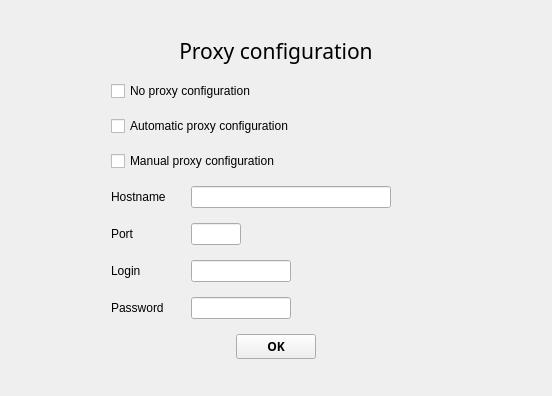
<?xml version="1.0" encoding="UTF-8"?>
<ui version="4.0">
 <class>Proxy</class>
 <widget class="QWidget" name="Proxy">
  <property name="geometry">
   <rect>
    <x>0</x>
    <y>0</y>
    <width>552</width>
    <height>396</height>
   </rect>
  </property>
  <property name="windowTitle">
   <string/>
  </property>
  <layout class="QVBoxLayout" name="verticalLayout_2">
   <item>
    <layout class="QVBoxLayout" name="verticalLayout">
     <property name="spacing">
      <number>15</number>
     </property>
     <property name="leftMargin">
      <number>100</number>
     </property>
     <property name="rightMargin">
      <number>100</number>
     </property>
     <item>
      <spacer name="verticalSpacer">
       <property name="orientation">
        <enum>Qt::Vertical</enum>
       </property>
       <property name="sizeHint" stdset="0">
        <size>
         <width>20</width>
         <height>40</height>
        </size>
       </property>
      </spacer>
     </item>
     <item>
      <widget class="QLabel" name="labelProxyConfiguration">
       <property name="font">
        <font>
         <family>Segoe UI Semibold</family>
         <pointsize>16</pointsize>
         <weight>50</weight>
         <bold>false</bold>
        </font>
       </property>
       <property name="styleSheet">
        <string notr="true">color: @color-text-on-background ;</string>
       </property>
       <property name="text">
        <string>Proxy configuration</string>
       </property>
       <property name="alignment">
        <set>Qt::AlignCenter</set>
       </property>
      </widget>
     </item>
     <item>
      <widget class="QCheckBox" name="checkBoxProxy">
       <property name="styleSheet">
        <string notr="true">QCheckBox{
	color : @color-text-gray;
}

QCheckBox::indicator {
    border: 1px solid @color-text-gray;
    background: none;
}

QCheckBox::indicator:hover {
	background: @color-button-background;
}

QCheckBox::indicator:checked{
	background: @color-button-background;
}</string>
       </property>
       <property name="text">
        <string>No proxy configuration</string>
       </property>
      </widget>
     </item>
     <item>
      <widget class="QCheckBox" name="checkBoxProxyAuto">
       <property name="font">
        <font>
         <family>Segoe UI</family>
        </font>
       </property>
       <property name="styleSheet">
        <string notr="true">QCheckBox{
	color : @color-text-gray;
}

QCheckBox::indicator {
    border: 1px solid @color-text-gray;
    background: none;
}

QCheckBox::indicator:hover {
	background: @color-button-background;
}

QCheckBox::indicator:checked{
	background: @color-button-background;
}</string>
       </property>
       <property name="text">
        <string>Automatic proxy configuration</string>
       </property>
       <property name="checked">
        <bool>false</bool>
       </property>
      </widget>
     </item>
     <item>
      <widget class="QCheckBox" name="checkBoxProxyManual">
       <property name="styleSheet">
        <string notr="true">QCheckBox{
	color : @color-text-gray;
}

QCheckBox::indicator {
    border: 1px solid @color-text-gray;
    background: none;
}

QCheckBox::indicator:hover {
	background: @color-button-background;
}

QCheckBox::indicator:checked{
	background: @color-button-background;
}</string>
       </property>
       <property name="text">
        <string>Manual proxy configuration</string>
       </property>
      </widget>
     </item>
     <item>
      <layout class="QHBoxLayout" name="horizontalLayoutHostname">
       <item>
        <widget class="QLabel" name="labelHostname">
         <property name="minimumSize">
          <size>
           <width>65</width>
           <height>0</height>
          </size>
         </property>
         <property name="styleSheet">
          <string notr="true">QLabel{
	color : @color-text-gray;
}
QLabel::disabled{
	color : @color-disabled;
}
</string>
         </property>
         <property name="text">
          <string>Hostname</string>
         </property>
        </widget>
       </item>
       <item>
        <widget class="QLineEdit" name="lineEditHostname">
         <property name="enabled">
          <bool>true</bool>
         </property>
         <property name="minimumSize">
          <size>
           <width>200</width>
           <height>0</height>
          </size>
         </property>
         <property name="styleSheet">
          <string notr="true">QLineEdit{
	border-radius: 3px;
	border: 1px solid @color-text-gray;
	background : transparent;
	padding : 4px 10px 4px 10px;
	color: @color-text-on-background;
}
QLineEdit::disabled{
	border-radius: 3px;
	border: 1px solid @color-disabled;
	background : transparent;
	padding : 4px 10px 4px 10px;
	color: @color-disabled;
}</string>
         </property>
        </widget>
       </item>
       <item>
        <spacer name="horizontalSpacerHostname">
         <property name="orientation">
          <enum>Qt::Horizontal</enum>
         </property>
         <property name="sizeHint" stdset="0">
          <size>
           <width>40</width>
           <height>20</height>
          </size>
         </property>
        </spacer>
       </item>
      </layout>
     </item>
     <item>
      <layout class="QHBoxLayout" name="horizontalLayoutPort">
       <item>
        <widget class="QLabel" name="labelPort">
         <property name="minimumSize">
          <size>
           <width>65</width>
           <height>0</height>
          </size>
         </property>
         <property name="styleSheet">
          <string notr="true">QLabel{
	color : @color-text-gray;
}
QLabel::disabled{
	color : @color-disabled;
}</string>
         </property>
         <property name="text">
          <string>Port</string>
         </property>
        </widget>
       </item>
       <item>
        <widget class="QLineEdit" name="lineEditPort">
         <property name="minimumSize">
          <size>
           <width>50</width>
           <height>0</height>
          </size>
         </property>
         <property name="maximumSize">
          <size>
           <width>50</width>
           <height>16777215</height>
          </size>
         </property>
         <property name="styleSheet">
          <string notr="true">QLineEdit{
	border-radius: 3px;
	border: 1px solid @color-text-gray;
	background : transparent;
	padding : 4px 10px 4px 10px;
	color: @color-text-on-background;
}
QLineEdit::disabled{
	border-radius: 3px;
	border: 1px solid @color-disabled;
	background : transparent;
	padding : 4px 10px 4px 10px;
	color: @color-disabled;
}</string>
         </property>
        </widget>
       </item>
       <item>
        <spacer name="horizontalSpacerPort">
         <property name="orientation">
          <enum>Qt::Horizontal</enum>
         </property>
         <property name="sizeHint" stdset="0">
          <size>
           <width>40</width>
           <height>20</height>
          </size>
         </property>
        </spacer>
       </item>
      </layout>
     </item>
     <item>
      <layout class="QHBoxLayout" name="horizontalLayoutLogin">
       <item>
        <widget class="QLabel" name="labelLogin">
         <property name="minimumSize">
          <size>
           <width>65</width>
           <height>0</height>
          </size>
         </property>
         <property name="styleSheet">
          <string notr="true">QLabel{
	color : @color-text-gray;
}
QLabel::disabled{
	color : @color-disabled;
}</string>
         </property>
         <property name="text">
          <string>Login</string>
         </property>
        </widget>
       </item>
       <item>
        <widget class="QLineEdit" name="lineEditLogin">
         <property name="minimumSize">
          <size>
           <width>100</width>
           <height>0</height>
          </size>
         </property>
         <property name="maximumSize">
          <size>
           <width>100</width>
           <height>16777215</height>
          </size>
         </property>
         <property name="styleSheet">
          <string notr="true">QLineEdit{
	border-radius: 3px;
	border: 1px solid @color-text-gray;
	background : transparent;
	padding : 4px 10px 4px 10px;
	color: @color-text-on-background;
}
QLineEdit::disabled{
	border-radius: 3px;
	border: 1px solid @color-disabled;
	background : transparent;
	padding : 4px 10px 4px 10px;
	color: @color-disabled;
}</string>
         </property>
        </widget>
       </item>
       <item>
        <spacer name="horizontalSpacerLogin">
         <property name="orientation">
          <enum>Qt::Horizontal</enum>
         </property>
         <property name="sizeHint" stdset="0">
          <size>
           <width>40</width>
           <height>20</height>
          </size>
         </property>
        </spacer>
       </item>
      </layout>
     </item>
     <item>
      <layout class="QHBoxLayout" name="horizontalLayoutPassword">
       <item>
        <widget class="QLabel" name="labelPassword">
         <property name="sizePolicy">
          <sizepolicy hsizetype="Preferred" vsizetype="Preferred">
           <horstretch>0</horstretch>
           <verstretch>0</verstretch>
          </sizepolicy>
         </property>
         <property name="minimumSize">
          <size>
           <width>65</width>
           <height>0</height>
          </size>
         </property>
         <property name="styleSheet">
          <string notr="true">QLabel{
	color : @color-text-gray;
}
QLabel::disabled{
	color : @color-disabled;
}</string>
         </property>
         <property name="text">
          <string>Password</string>
         </property>
        </widget>
       </item>
       <item>
        <widget class="QLineEdit" name="lineEditPassword">
         <property name="minimumSize">
          <size>
           <width>100</width>
           <height>0</height>
          </size>
         </property>
         <property name="maximumSize">
          <size>
           <width>100</width>
           <height>16777215</height>
          </size>
         </property>
         <property name="styleSheet">
          <string notr="true">QLineEdit{
	border-radius: 3px;
	border: 1px solid @color-text-gray;
	background : transparent;
	padding : 4px 10px 4px 10px;
	color: @color-text-on-background;
}
QLineEdit::disabled{
	border-radius: 3px;
	border: 1px solid @color-disabled;
	background : transparent;
	padding : 4px 10px 4px 10px;
	color: @color-disabled;
}</string>
         </property>
        </widget>
       </item>
       <item>
        <spacer name="horizontalSpacerPassword">
         <property name="orientation">
          <enum>Qt::Horizontal</enum>
         </property>
         <property name="sizeHint" stdset="0">
          <size>
           <width>40</width>
           <height>20</height>
          </size>
         </property>
        </spacer>
       </item>
      </layout>
     </item>
     <item alignment="Qt::AlignHCenter|Qt::AlignVCenter">
      <widget class="QPushButton" name="buttonValidateProxy">
       <property name="minimumSize">
        <size>
         <width>50</width>
         <height>0</height>
        </size>
       </property>
       <property name="font">
        <font>
         <family>Segoe WP</family>
         <weight>75</weight>
         <bold>true</bold>
        </font>
       </property>
       <property name="autoFillBackground">
        <bool>false</bool>
       </property>
       <property name="styleSheet">
        <string notr="true">QPushButton {
	background-color: @color-button-background;
	color : #FFFFFF;
	padding: 8px;
	border: 0;
}

QPushButton:hover {
	background-color: @color-button-background-over;
}</string>
       </property>
       <property name="text">
        <string>OK</string>
       </property>
      </widget>
     </item>
     <item>
      <spacer name="verticalSpacer_2">
       <property name="orientation">
        <enum>Qt::Vertical</enum>
       </property>
       <property name="sizeHint" stdset="0">
        <size>
         <width>20</width>
         <height>40</height>
        </size>
       </property>
      </spacer>
     </item>
    </layout>
   </item>
  </layout>
 </widget>
 <resources/>
 <connections/>
</ui>
